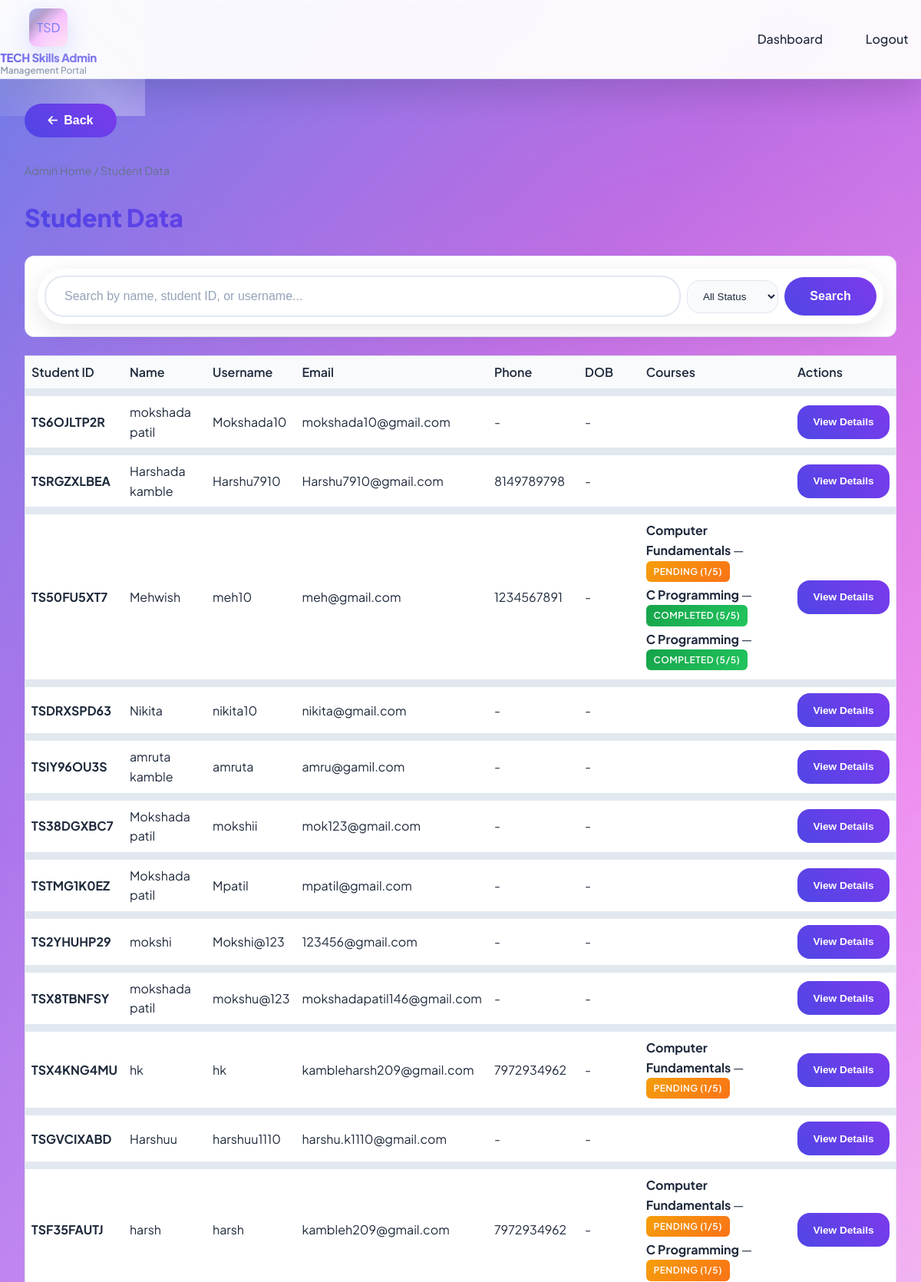
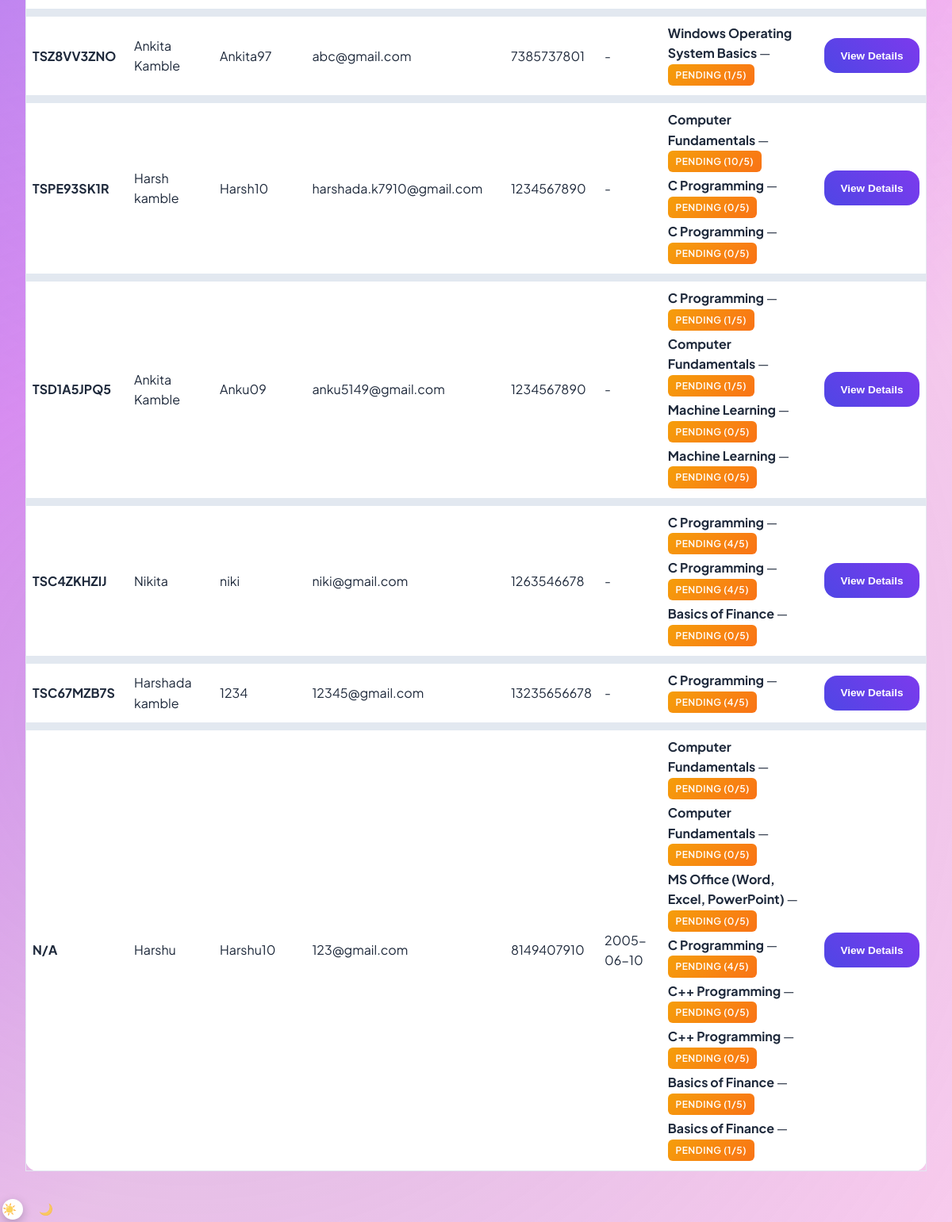
/admin/students (signed in), run on the app's committed database (2 pictures, top to bottom).
### models.py (models this page shows, shortened)
class User(UserMixin, db.Model):
    __tablename__ = "users"
    id = db.Column(db.Integer, primary_key=True)
    username = db.Column(db.String(80), unique=True, nullable=False)
    email = db.Column(db.String(120), unique=True, nullable=False)
    password_hash = db.Column(db.String(256), nullable=False)
    full_name = db.Column(db.String(120), nullable=True)
    role = db.Column(db.String(20), default="student")  # student | admin
    student_id = db.Column(db.String(20), unique=True, nullable=True)  # Unique identification code
    created_at = db.Column(db.DateTime, default=datetime.utcnow)

class StudentDetail(db.Model):
    __tablename__ = "student_details"
    id = db.Column(db.Integer, primary_key=True)
    user_id = db.Column(db.Integer, db.ForeignKey("users.id"), nullable=False)
    phone = db.Column(db.String(20), nullable=True)
    date_of_birth = db.Column(db.Date, nullable=True)
    updated_at = db.Column(db.DateTime, default=datetime.utcnow, onupdate=datetime.utcnow)
    user = db.relationship("User", backref=db.backref("student_detail", uselist=False))

class Course(db.Model):
    __tablename__ = "courses"
    id = db.Column(db.Integer, primary_key=True)
    category_id = db.Column(db.Integer, db.ForeignKey("categories.id"), nullable=False)
    name = db.Column(db.String(200), nullable=False)
    slug = db.Column(db.String(200), nullable=False)
    description = db.Column(db.Text, nullable=True)
    duration_weeks = db.Column(db.Integer, default=4)
    syllabus_text = db.Column(db.Text, nullable=True)
    topics = db.relationship("CourseTopic", backref="course", lazy="dynamic", order_by="CourseTopic.order")
    enrollments = db.relationship("Enrollment", backref="course", lazy="dynamic")

### app.py (the view)
@app.route("/admin/students")
@login_required
@admin_required
def admin_students():
    search_query = request.args.get("q", "").strip()
    status_filter = request.args.get("status", "")  # pending, completed, all
    q = User.query.filter_by(role="student")
    if search_query:
        q = q.filter(
            (User.full_name.ilike(f"%{search_query}%")) |
            (User.student_id.ilike(f"%{search_query}%")) |
            (User.username.ilike(f"%{search_query}%"))
        )
    students = q.order_by(User.created_at.desc()).all()
    student_data = []
    for student in students:
        enrollments = Enrollment.query.filter_by(user_id=student.id).all()
        courses_data = []
        for enr in enrollments:
            course = enr.course
            topics = CourseTopic.query.filter_by(course_id=course.id).order_by(CourseTopic.order).all()
            completed_topics = TopicProgress.query.filter_by(user_id=student.id, course_id=course.id).all()
            completed_ids = {t.topic_id for t in completed_topics}
            total_topics = len(topics)
            completed_count = len(completed_ids)
            status = "completed" if completed_count == total_topics and total_topics > 0 else "pending"
            courses_data.append({
                "course": course,
                "status": status,
                "progress": f"{completed_count}/{total_topics}"
            })
        if status_filter == "pending":
            courses_data = [c for c in courses_data if c["status"] == "pending"]
        elif status_filter == "completed":
            courses_data = [c for c in courses_data if c["status"] == "completed"]
        if not status_filter or courses_data:
            student_data.append({
                "student": student,
                "courses": courses_data,
                "detail": StudentDetail.query.filter_by(user_id=student.id).first()
            })
    return render_template("admin/admin_students.html", student_data=student_data, search_query=search_query, status_filter=status_filter)

### app.py (called while the page is built)
@login_manager.user_loader
def load_user(user_id):
    if user_id is None:
        return None
    try:
        return User.query.get(int(user_id))
    except (ValueError, TypeError):
        return None

def admin_required(f):
    @wraps(f)
    def decorated(*args, **kwargs):
        if not current_user.is_authenticated or current_user.role != "admin":
            flash("Admin access required.", "error")
            return redirect(url_for("admin_login"))
        return f(*args, **kwargs)
    return decorated

### templates/admin/admin_students.html (shortened to what this page needs)
{% extends "base.html" %}
{% block content %}
<nav class="breadcrumb"><a href="{{ url_for('admin_dashboard') }}">Admin Home</a> / Student Data</nav>
<h1 class="page-title">Student Data</h1>
<div class="admin-search-bar" style="margin-bottom: 1.5rem;">
    <form method="get" action="{{ url_for('admin_students') }}" class="search-form">
        <input type="text" name="q" value="{{ search_query }}" placeholder="Search by name, student ID, or username..." class="search-input">
        <select name="status" class="search-select">
            <option value="">All Status</option>
        </select>
        <button type="submit" class="search-btn">Search</button>
    </form>
</div>
<div class="admin-table-wrap">
    <table class="admin-table">
        <thead>
            <tr>
                <th>Student ID</th>
                <th>Name</th>
                <th>Username</th>
                <th>Email</th>
                <th>Phone</th>
                <th>DOB</th>
                <th>Courses</th>
                <th>Actions</th>
            </tr>
        </thead>
        <tbody>
            {% for data in student_data %}
            {% set student = data.student %}
            {% set detail = data.detail %}
            <tr>
                <td><strong>{{ student.student_id or 'N/A' }}</strong></td>
                <td>{{ student.full_name or student.username }}</td>
                <td>{{ student.username }}</td>
                <td>{{ student.email }}</td>
                <td>{{ detail.phone if detail else '-' }}</td>
                <td>{{ detail.date_of_birth.strftime('%Y-%m-%d') if detail and detail.date_of_birth else '-' }}</td>
                <td>
                    {% for course_info in data.courses %}
                    <div style="margin-bottom: 0.25rem;">
                        <strong>{{ course_info.course.name }}</strong> —
                        <span class="badge {% if course_info.status == 'completed' %}badge-success{% else %}badge-pending{% endif %}">
                            {{ course_info.status }} ({{ course_info.progress }})
                        </span>
                    </div>
                    {% endfor %}
                </td>
                <td>
                    <button type="button" class="btn btn-secondary" onclick="showStudentDetails({{ student.id }}, '{{ student.username }}', '{{ student.password_hash[:20] }}...')" style="padding: 0.3rem 0.6rem; font-size: 0.85rem;">View Details</button>
                </td>
            </tr>
            {% endfor %}
        </tbody>
    </table>
</div>
{% endblock %}

### data on the page
User: student "TS6OJLTP2R", full_name "mokshada patil", username "Mokshada10", email "mokshada10@gmail.com"
User: student "TSRGZXLBEA", full_name "Harshada kamble", username "Harshu7910", email "Harshu7910@gmail.com"
StudentDetail: phone "8149789798", date_of_birth "-"
User: student "TS50FU5XT7", full_name "Mehwish", username "meh10", email "meh@gmail.com"
StudentDetail: phone "1234567891", date_of_birth "-"
Course: course.name "Computer Fundamentals" "Computer Fundamentals" "Computer Fundamentals" "Computer Fundamentals" "Computer Fundamentals" "Computer Fundamentals" "Computer Fundamentals"
Course: course.name "C Programming" "C Programming" "C Programming" "C Programming" "C Programming" "C Programming" "C Programming" "C Programming" "C Programming" "C Programming"
User: student "TSDRXSPD63", full_name "Nikita", username "nikita10", email "nikita@gmail.com"
User: student "TSIY96OU3S", full_name "amruta kamble", username "amruta", email "amru@gamil.com"
User: student "TS38DGXBC7", full_name "Mokshada patil", username "mokshii", email "mok123@gmail.com"
User: student "TSTMG1K0EZ", full_name "Mokshada patil", username "Mpatil", email "mpatil@gmail.com"
User: student "TS2YHUHP29", full_name "mokshi", username "Mokshi@123", email "123456@gmail.com"
User: student "TSX8TBNFSY", full_name "mokshada patil", username "mokshu@123", email "mokshadapatil146@gmail.com"
User: student "TSX4KNG4MU", full_name "hk", username "hk", email "kambleharsh209@gmail.com"
StudentDetail: phone "7972934962", date_of_birth "-"
User: student "TSGVCIXABD", full_name "Harshuu", username "harshuu1110", email "harshu.k1110@gmail.com"
User: student "TSF35FAUTJ", full_name "harsh", username "harsh", email "kambleh209@gmail.com"
StudentDetail: phone "7972934962", date_of_birth "-"
User: student "TSZ8VV3ZNO", full_name "Ankita Kamble", username "Ankita97", email "abc@gmail.com"
StudentDetail: phone "7385737801", date_of_birth "-"
Course: course.name "Windows Operating System Basics"
User: student "TSPE93SK1R", full_name "Harsh kamble", username "Harsh10", email "harshada.k7910@gmail.com"
StudentDetail: phone "1234567890", date_of_birth "-"
User: student "TSD1A5JPQ5", full_name "Ankita Kamble", username "Anku09", email "anku5149@gmail.com"
StudentDetail: phone "1234567890", date_of_birth "-"
Course: course.name "Machine Learning" "Machine Learning"
User: student "TSC4ZKHZIJ", full_name "Nikita", username "niki", email "niki@gmail.com"
StudentDetail: phone "1263546678", date_of_birth "-"
Course: course.name "Basics of Finance" "Basics of Finance" "Basics of Finance"
User: student "TSC67MZB7S", full_name "Harshada kamble", username "1234", email "12345@gmail.com"
StudentDetail: phone "13235656678", date_of_birth "-"
User: full_name "Harshu", username "Harshu10", email "123@gmail.com"
StudentDetail: phone "8149407910", date_of_birth "2005-06-10"
Course: course.name "MS Office (Word, Excel, PowerPoint)"
Course: course.name "C++ Programming" "C++ Programming"

### other printed values
{{ detail.phone if detail else '-' }} "-" "-" "-" "-" "-" "-" "-" "-"
{{ course_info.status }} "PENDING" "COMPLETED" "COMPLETED" "PENDING" "PENDING" "PENDING" "PENDING" "PENDING" "PENDING" "PENDING" "PENDING" "PENDING" "PENDING" "PENDING" "PENDING" "PENDING" "PENDING" "PENDING" "PENDING" "PENDING" "PENDING" "PENDING" "PENDING" "PENDING" "PENDING" "PENDING"
{{ course_info.progress }} "1/5" "5/5" "5/5" "1/5" "1/5" "1/5" "1/5" "10/5" "0/5" "0/5" "1/5" "1/5" "0/5" "0/5" "4/5" "4/5" "0/5" "4/5" "0/5" "0/5" "0/5" "4/5" "0/5" "0/5" "1/5" "1/5"
{{ student.student_id or 'N/A' }} "N/A"
